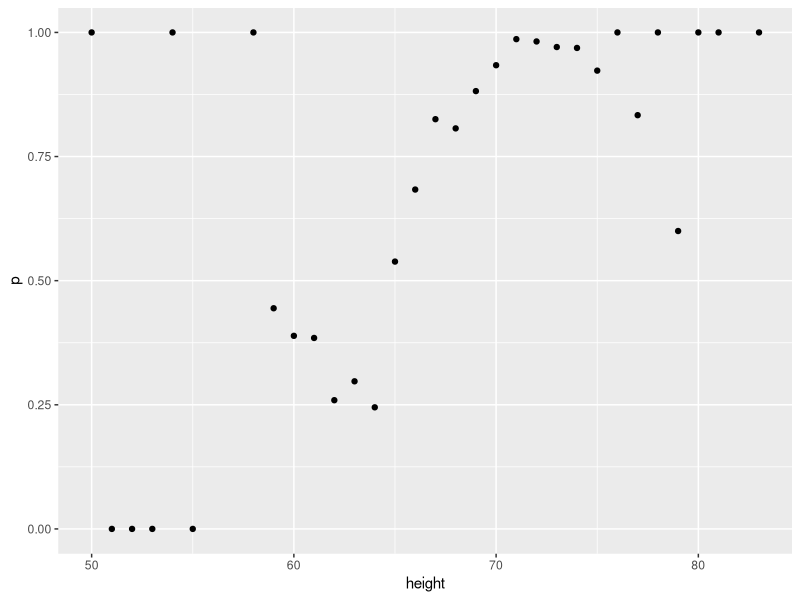
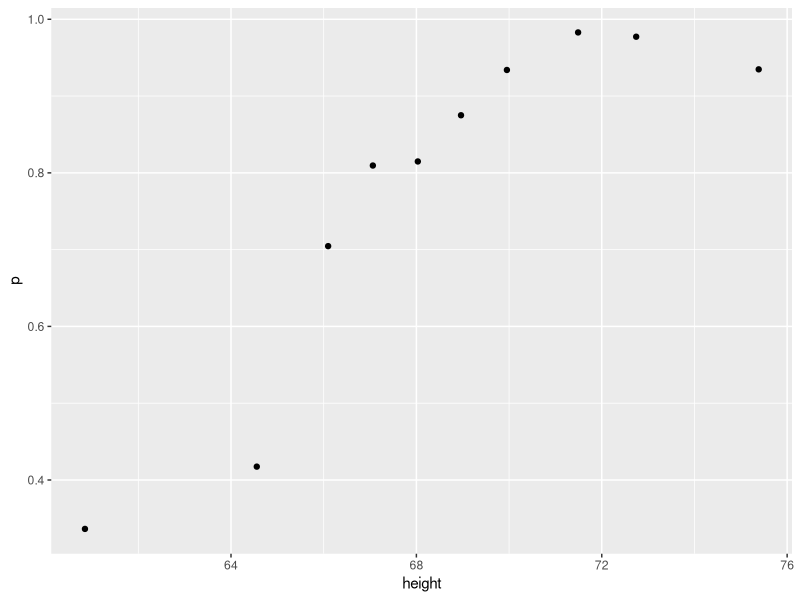
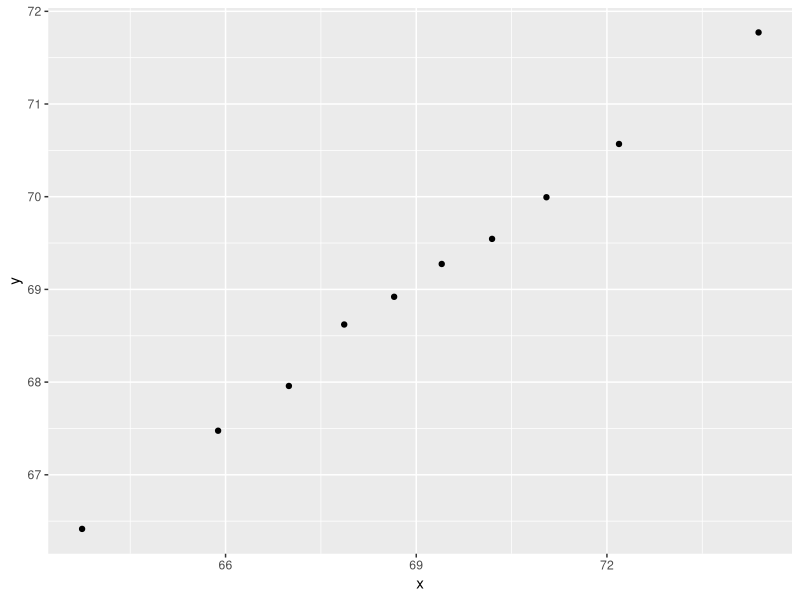

These charts were generated, in order, by the following R code:
# We are now going to write code to compute conditional probabilities
# for being male in the heights dataset. Round the heights to the closest 
# inch. Plot the estimated conditional probability 
# P(x) = Pr(Male|height = x) for each x. 

library(dslabs)
library(tidyverse)
data("heights")
heights %>% 
  mutate(height = round(height)) %>%
  group_by(height) %>%
  summarize(p = mean(sex == "Male")) %>%
  qplot(height, p, data =.)

# In the plot we just made in Q6 we see high variability for low values
# of height. This is because we have few data points. This time use 
# the quantile 0.1 - 0.9 and the cut() function to assure each group has 
# the same number of points. Note that for any numeric vector x, you
# can create groups based on quantiles like this:
# cut(x, quantile(x, seq(0, 1, 0.1)), include.lowest = TRUE).
# Part of the code is provided here:

ps = seq(0, 1, 0.1)
heights %>% 
  mutate(g = cut(height, quantile(height, ps), include.lowest = TRUE)) %>%
  group_by(g) %>%
  summarize(p = mean(sex == "Male"), height = mean(height)) %>%
  qplot(height, p, data =.)

# You can generate data from a bivariate normal distrubution using the
# MASS package using the following code: 

Sigma = 9*matrix(c(1,0.5,0.5,1), 2, 2)
dat = MASS::mvrnorm(n = 10000, c(69, 69), Sigma) %>%
  data.frame() %>% setNames(c("x", "y"))

# Using an approach similar to that used in the previous exercise, 
# let's estimate the conditional expectations and make a plot. Part of 
# the code has again been provided for you: 
ps = seq(0, 1, 0.1)
dat %>% 
  mutate(g = cut(x, quantile(x, ps), include.lowest = TRUE)) %>%
  group_by(g) %>%
  summarize(y = mean(y), x = mean(x)) %>%
  qplot(x, y, data =.)
